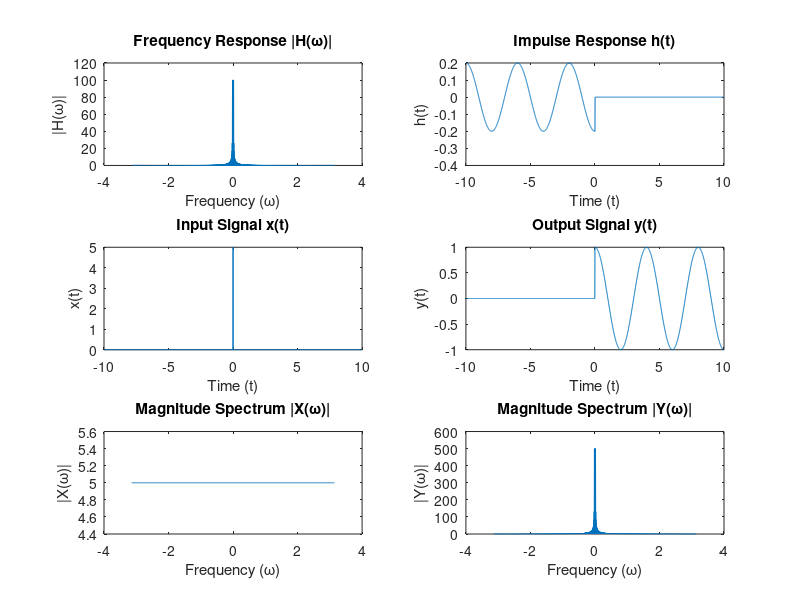
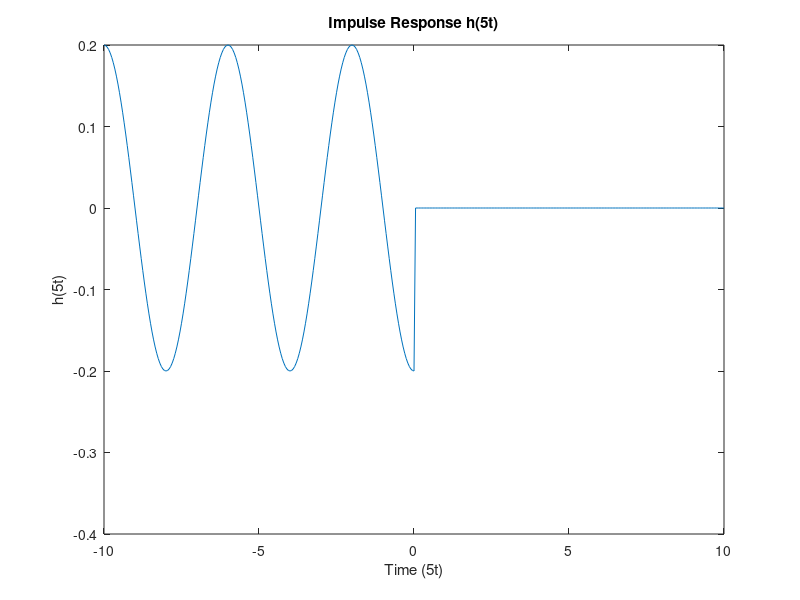

These figures' MATLAB source, in order:
%% Assignment

t = -10:0.01:10;
w = linspace(-pi, pi, length(t));

x_t = 5 * (t == 0);
y_t = cos(0.5 * pi * t) .* (t >= 0);


X_w = fftshift(fft(x_t));
Y_w = fftshift(fft(y_t));


H_w = Y_w ./ X_w;
h_t = ifft(ifftshift(H_w));

%% Plotting
figure; 

subplot(3, 2, 1);
plot(w, abs(H_w));
title('Frequency Response |H(ω)|');
xlabel('Frequency (ω)');
ylabel('|H(ω)|');

subplot(3, 2, 2);
plot(t, real(h_t));
title('Impulse Response h(t)');
xlabel('Time (t)');
ylabel('h(t)');

subplot(3, 2, 3);
plot(t, x_t);
title('Input Signal x(t)');
xlabel('Time (t)');
ylabel('x(t)');

subplot(3, 2, 4);
plot(t, y_t);
title('Output Signal y(t)');
xlabel('Time (t)');
ylabel('y(t)');

subplot(3, 2, 5);
plot(w, abs(X_w));
title('Magnitude Spectrum |X(ω)|');
xlabel('Frequency (ω)');
ylabel('|X(ω)|');

subplot(3, 2, 6);
plot(w, abs(Y_w));
title('Magnitude Spectrum |Y(ω)|');
xlabel('Frequency (ω)');
ylabel('|Y(ω)|');

%% Plot h(5t) using downsampling
figure;
h_5t = downsample(h_t, 5);
t_5t = downsample(t, 5);
plot(t_5t, h_5t);
title('Impulse Response h(5t)');
xlabel('Time (5t)');
ylabel('h(5t)');